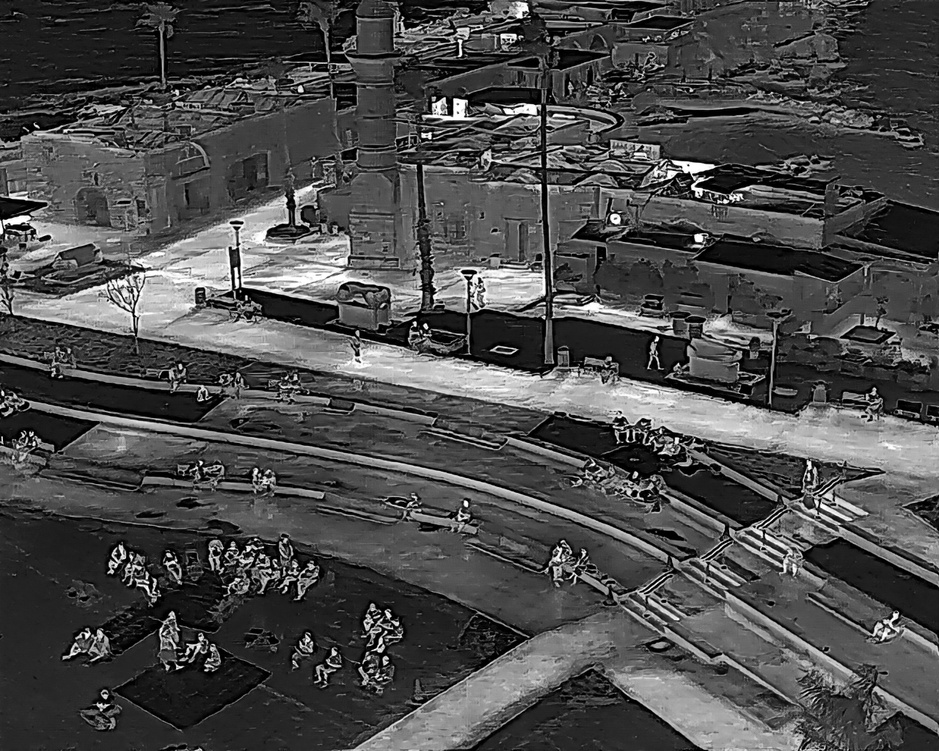
#> input picture input_images/DJI_20260621190710_0001_T.JPG, 939 x 751 px, shrunk from 1280 x 1024 before the run
$ python -i preprocessing.py   (imports and definitions only)
#> lines starting #> are read from the running program, lines starting #| are printed output that depends on the picture
#> further down, picture is the input picture: shape (751, 939, 3); min 0, max 255, mean 75.2
"""Step 3: modality-specific preprocessing.

RGB frames are left essentially untouched: the detector handles resizing/tiling,
and the main small-object lever is inference resolution, not pixel manipulation
(see answers_documents/1_data_analysis.md). We only guarantee a 3-channel image.

Thermal frames are 8-bit ``WhiteHot`` JPEGs whose brightness is re-normalised per
frame by the camera's automatic gain control, so contrast is inconsistent across
frames. We collapse to a single channel, apply CLAHE (Contrast Limited Adaptive
Histogram Equalisation) to stabilise local contrast, then replicate to 3 channels
so a COCO-pretrained (3-channel) detector can consume it.

Functions:

  * ``preprocess``          - dispatch to the right routine for a modality.
  * ``preprocess_rgb``      - RGB preprocessing (ensure 3-channel).
  * ``preprocess_thermal``  - thermal preprocessing (grayscale -> CLAHE -> 3-channel).
"""

# cv2: OpenCV — colour conversions and the CLAHE implementation.
import cv2

# THERMAL: canonical modality name.
from .modality import THERMAL

# CLAHE contrast-clip limit: higher = stronger local contrast (and more noise).
CLAHE_CLIP_LIMIT = 2.0
# CLAHE tile grid size (NxN tiles): equalisation is computed per tile.
CLAHE_TILE_GRID = 8


def preprocess(
    image_bgr,
    modality,
    apply_clahe=True,
    clahe_clip_limit=CLAHE_CLIP_LIMIT,
    clahe_tile_grid=CLAHE_TILE_GRID,
):
    """Return a 3-channel BGR image ready for the detector.

    Args:
        image_bgr: The loaded image as a BGR (or grayscale) NumPy array.
        modality: ``"rgb"`` or ``"thermal"``.
        apply_clahe: Whether to apply CLAHE to thermal frames.
        clahe_clip_limit: CLAHE contrast-clip limit (thermal only).
        clahe_tile_grid: CLAHE tile grid size, N for an NxN grid (thermal only).

    Returns:
        A 3-channel BGR ``uint8`` array.
    """
    # Thermal frames get contrast-normalising preprocessing.
    if modality == THERMAL:
        return preprocess_thermal(image_bgr, apply_clahe, clahe_clip_limit, clahe_tile_grid)
    # Everything else is treated as RGB (pass-through).
    return preprocess_rgb(image_bgr)


def preprocess_rgb(image_bgr):
    """RGB preprocessing: guarantee a 3-channel BGR image (pixels unchanged).

    Args:
        image_bgr: A BGR or grayscale image array.

    Returns:
        A 3-channel BGR array. Always a **fresh array** (never the caller's input
        aliased), so downstream in-place edits can't corrupt the original frame.
    """
    # A grayscale (2-D) image is promoted to 3 channels so the detector input is uniform.
    if image_bgr.ndim == 2:
        return cv2.cvtColor(image_bgr, cv2.COLOR_GRAY2BGR)
    # Already 3-channel: return a copy (not the aliased input) to avoid a mutation hazard.
    return image_bgr.copy()


def preprocess_thermal(
    image_bgr,
    apply_clahe=True,
    clahe_clip_limit=CLAHE_CLIP_LIMIT,
    clahe_tile_grid=CLAHE_TILE_GRID,
):
    """Thermal preprocessing: to grayscale -> optional CLAHE -> back to 3-channel.

    Args:
        image_bgr: The thermal frame as a BGR or grayscale array.
        apply_clahe: Whether to apply CLAHE contrast equalisation.
        clahe_clip_limit: CLAHE contrast-clip limit.
        clahe_tile_grid: CLAHE tile grid size, N for an NxN grid.

    Returns:
        A 3-channel BGR array (single equalised channel replicated to 3).
    """
#> called with apply_clahe = True, clahe_clip_limit = 2, clahe_tile_grid = 8
    # Collapse to a single intensity channel (the thermal signal is monochrome).
    if image_bgr.ndim == 3:
        gray = cv2.cvtColor(image_bgr, cv2.COLOR_BGR2GRAY)
    # Already single-channel: use as-is.
    else:
        gray = image_bgr

    # Apply CLAHE to even out the camera's per-frame gain differences.
    if apply_clahe:
        # Build the CLAHE operator with the requested clip limit and tile grid.
        clahe = cv2.createCLAHE(
            clipLimit=float(clahe_clip_limit),
            tileGridSize=(int(clahe_tile_grid), int(clahe_tile_grid)),
        )
        # Run the equalisation on the single channel.
        gray = clahe.apply(gray)
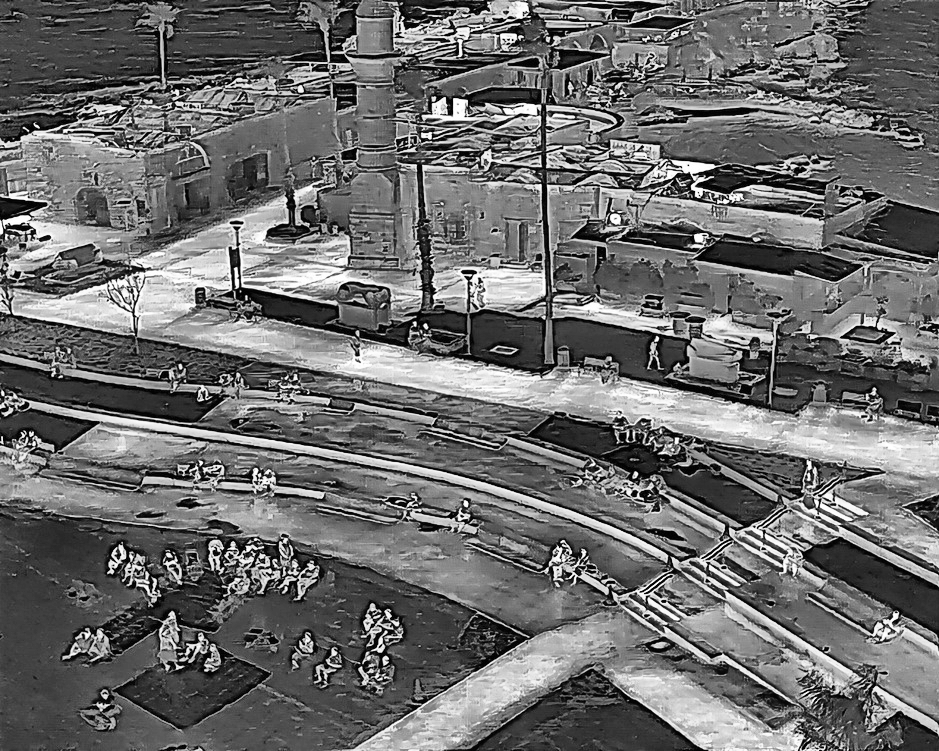
#> gray: shape (751, 939); min 0, max 255, mean 108.3

    # Replicate the single channel to 3-channel BGR for the 3-channel detector.
    return cv2.cvtColor(gray, cv2.COLOR_GRAY2BGR)

>>> import cv2
>>> picture = cv2.imread('../input_images/DJI_20260621190710_0001_T.JPG')
>>> result = preprocess_thermal(picture)

$ run again, on input_images/DJI_20260621190739_0003_T.JPG
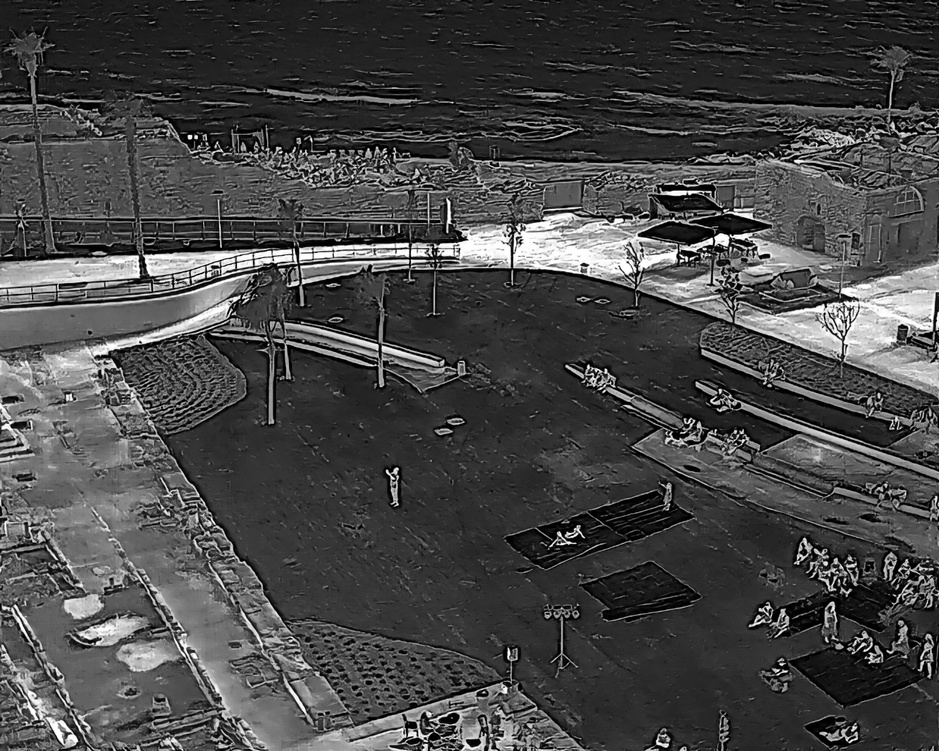
#> input picture input_images/DJI_20260621190739_0003_T.JPG, 939 x 751 px, shrunk from 1280 x 1024 before the run
#> picture is the input picture: shape (751, 939, 3); min 0, max 255, mean 71.3
#> in preprocess_thermal, `gray = clahe.apply(gray)`:
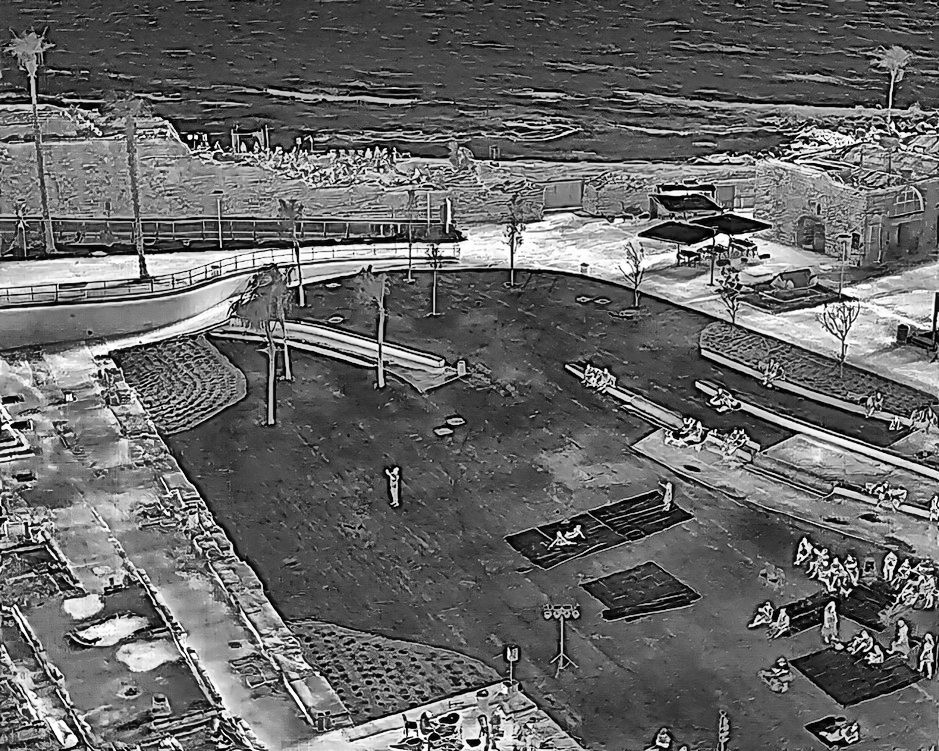
#> gray: shape (751, 939); min 0, max 255, mean 102.3

$ run again, on input_images/DJI_20260621190747_0004_T.JPG
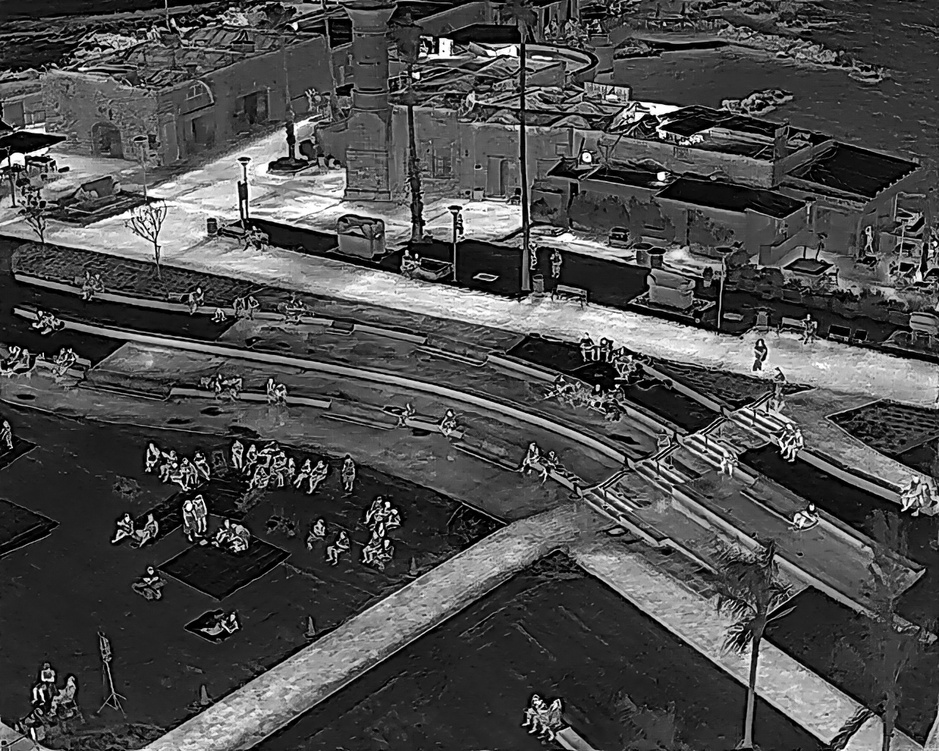
#> input picture input_images/DJI_20260621190747_0004_T.JPG, 939 x 751 px, shrunk from 1280 x 1024 before the run
#> picture is the input picture: shape (751, 939, 3); min 0, max 255, mean 75.5
#> in preprocess_thermal, `gray = clahe.apply(gray)`:
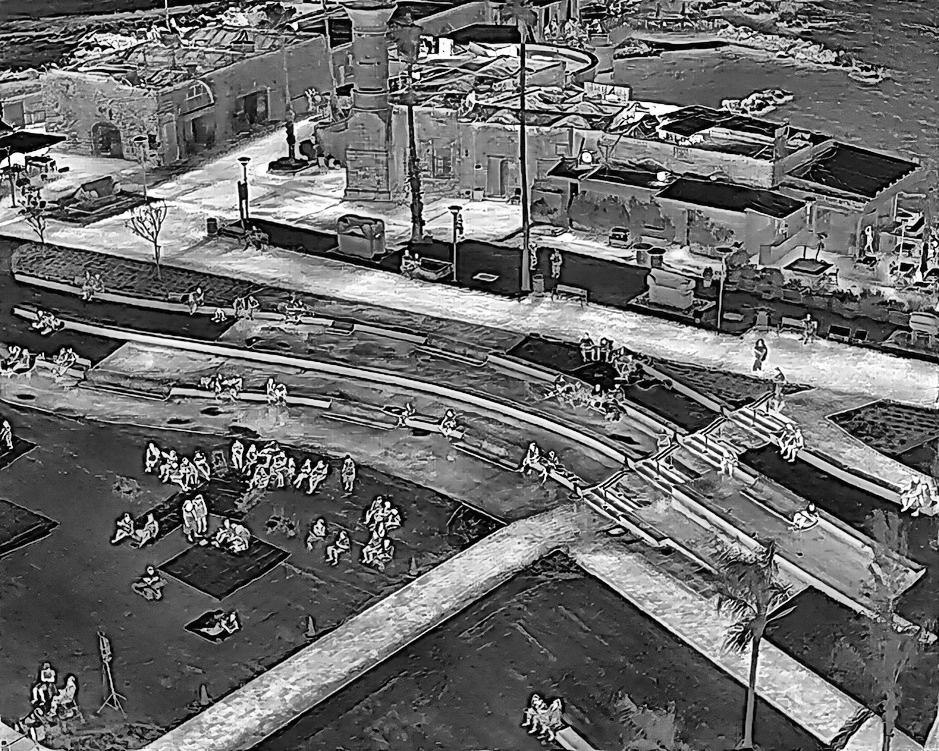
#> gray: shape (751, 939); min 1, max 255, mean 106.5

$ run again, on input_images/DJI_20260621190755_0005_T.JPG
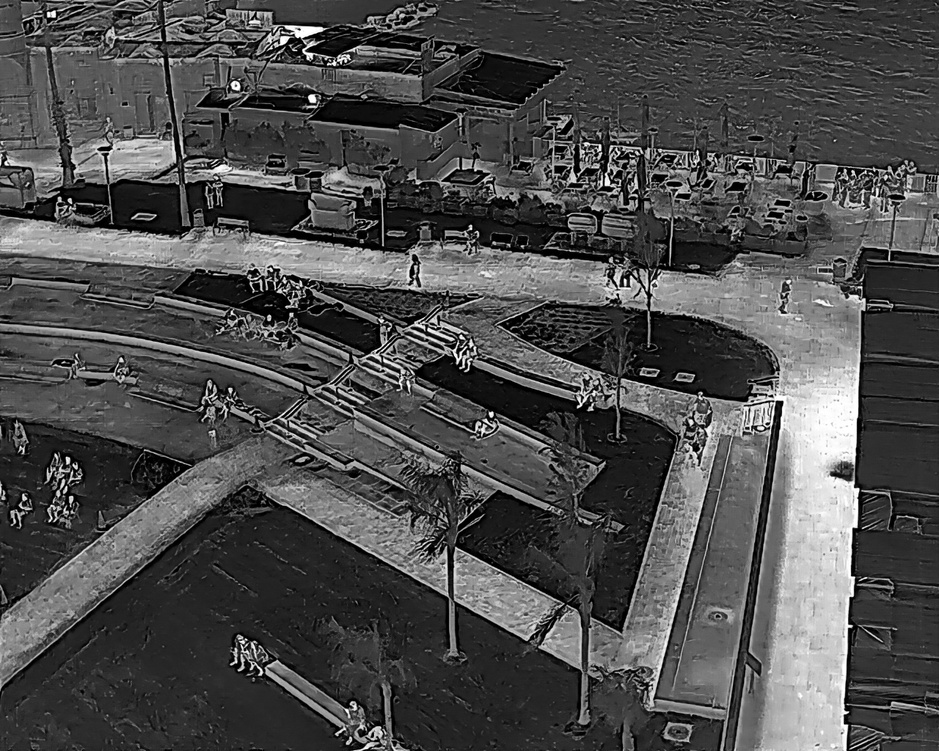
#> input picture input_images/DJI_20260621190755_0005_T.JPG, 939 x 751 px, shrunk from 1280 x 1024 before the run
#> picture is the input picture: shape (751, 939, 3); min 0, max 255, mean 76.4
#> in preprocess_thermal, `gray = clahe.apply(gray)`:
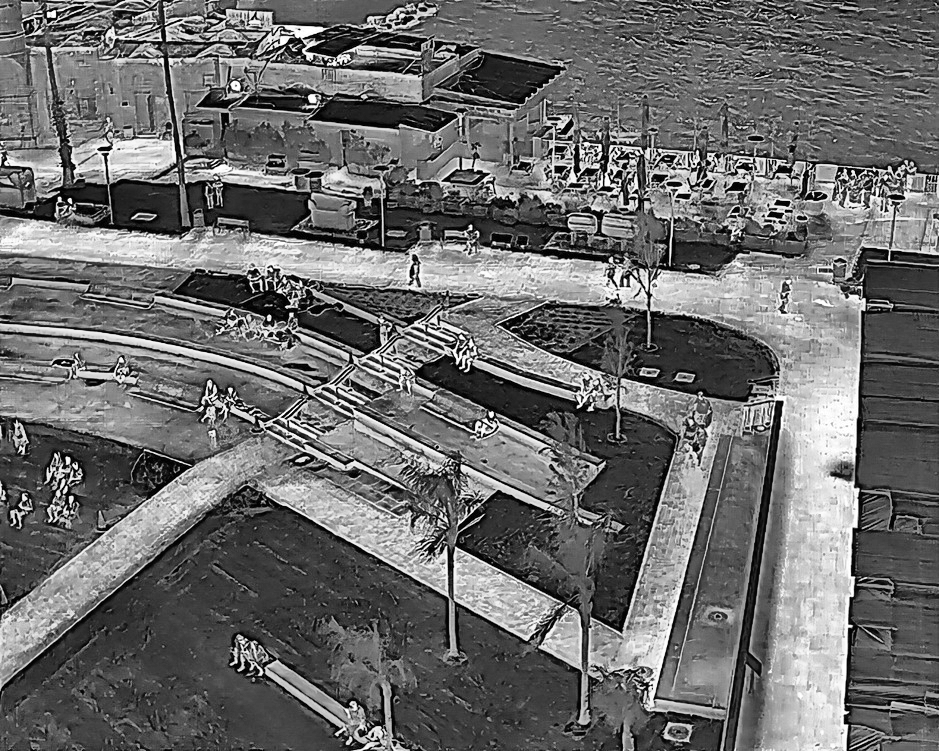
#> gray: shape (751, 939); min 1, max 255, mean 107.4
